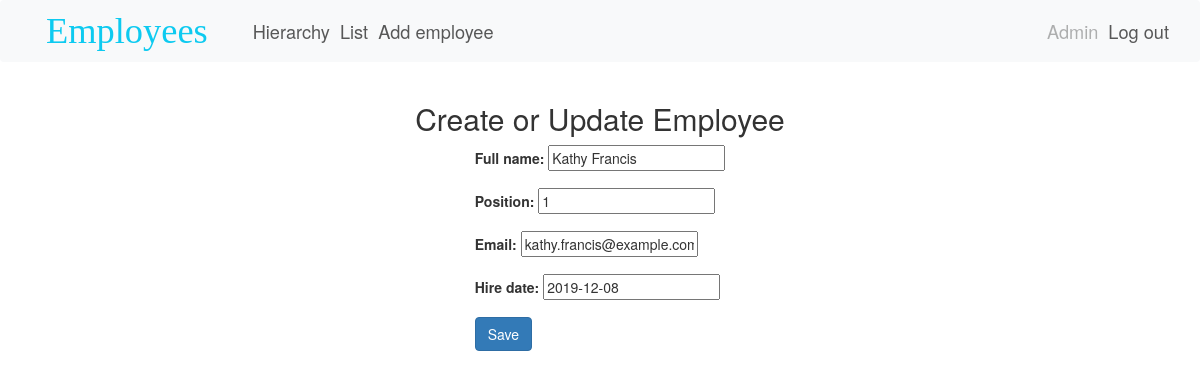
The app's page /employees/edit/203 (signed in) with its own data.
### employees/models.py (models this page shows, shortened)
class Employee(models.Model):
    full_name = models.CharField(max_length = 100)
    position = models.CharField(max_length = 100)
    hire_date = models.DateField()
    email = models.EmailField()
    head = models.ForeignKey('self',
                             on_delete = models.SET_NULL,
                             null = True,
                             blank = True)

### employees/views.py (the view)
# urls.py: path('edit/<int:pk>', EmployeeUpdateView.as_view(), name="employee-edit"),
class EmployeeUpdateView(LoginRequiredMixin, UpdateView):
    model = Employee
    template_name = 'employee_form.html'
    fields = ['full_name', 'position', 'hire_date', 'email', 'head']
    success_url = reverse_lazy('employee-list')
    def get_context_data(self, **kwargs):
        context = super().get_context_data(**kwargs)
        context['authenticated'] = self.request.user.is_authenticated
        context['user'] = self.request.user
        return context

### employees/templates/employee_form.html (shortened to what this page needs)
{% extends 'layout.html' %}
{% block body %}
<div class="container">
  <div class="employee-details-container d-flex flex-column align-items-center justify-content-start">
    <h2>Create or Update Employee</h2>
    <form method="post" action="" class="needs-validation" novalidate>
        <div class="form-group">
            {{ form.full_name.label_tag }}
            {{ form.full_name }}
        </div>
        <div class="form-group">
            {{ form.position.label_tag }}
            {{ form.position }}
        </div>
        <div class="form-group">
            {{ form.email.label_tag }}
            {{ form.email }}
        </div>
        <div class="form-group">
            {{ form.hire_date.label_tag }}
            {{ form.hire_date }}
        </div>
        <button type="submit" class="btn btn-primary">Save</button>
    </form>
  </div>
</div>
{% endblock body %}

### employees/templates/layout.html (shortened to what this page needs)
<!DOCTYPE html>
<html>
    <head>
        <link href="https://cdn.jsdelivr.net/npm/bootstrap@5.3.2/dist/css/bootstrap.min.css" rel="stylesheet">
        <link href="https://cdn.jsdelivr.net/npm/bootstrap@5.3.0-alpha3/dist/css/bootstrap.min.css" rel="stylesheet">
        <link rel="stylesheet" href="https://maxcdn.bootstrapcdn.com/bootstrap/3.4.1/css/bootstrap.min.css">
        <nav class="navbar navbar-expand-md bg-light navbar-light" style="font-size: 130%;">
            <a class="ms-sm-5 navbar-brand text-info" href="{% url 'employee-list-home' %}" style="font-family:'Brush Script MT',cursive; font-size: 200%;">Employees</a>
            <div class="collapse navbar-collapse" id="collapsibleNavbar">
              <ul class="navbar-nav">
                <li class="nav-item">
                  <a class="nav-link" href="{% url 'employee-hierarchy' %}">Hierarchy</a>
                </li>
                <li class="nav-item">
                  <a class="nav-link" href="{% url 'employee-list' %}">List</a>
                </li>
                {% if authenticated %}
                <li class="nav-item">
                    <a class="nav-link" href="{% url 'employee-add' %}">Add employee</a>
                </li>
                {% endif %}
              </ul>
              <ul class="navbar-nav navbar-right me-3">
                {% if not authenticated %}
                <li class="nav-item">
                  <a class="nav-link" href="{% url 'register' %}">Register</a>
                </li>
                <li class="nav-item">
                  <a class="nav-link" href="{% url 'login' %}">Log in</a>
                </li>
                {% else %}
                <li class="nav-item">
                  <a class="nav-link disabled">{{user.username}}</a>
                </li>
                <li class="nav-item">
                  <a class="nav-link" href="{% url 'logout' %}">Log out</a>
                </li>
                {% endif %}
              </ul>
            </div>
          </nav>
    </head>
    <body>
        {% block body %}{% endblock %}
    </body>
</html>

### records on screen
Employee: full_name "Kathy Francis", position "1", email "kathy.francis@example.com", hire_date "2019-12-08"

### other values on screen
{{ user.username }} "Admin"
